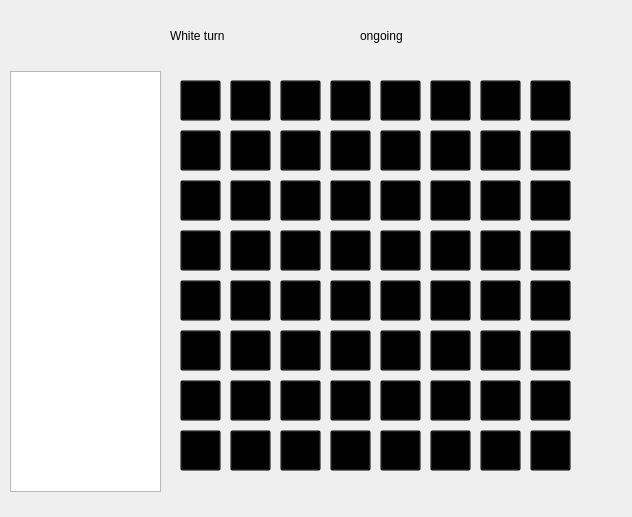
<?xml version="1.0" encoding="UTF-8"?>
<ui version="4.0">
 <class>Board</class>
 <widget class="QWidget" name="Board">
  <property name="geometry">
   <rect>
    <x>0</x>
    <y>0</y>
    <width>632</width>
    <height>517</height>
   </rect>
  </property>
  <property name="windowTitle">
   <string>Form</string>
  </property>
  <widget class="QLabel" name="Background">
   <property name="geometry">
    <rect>
     <x>-10</x>
     <y>0</y>
     <width>641</width>
     <height>541</height>
    </rect>
   </property>
   <property name="text">
    <string/>
   </property>
  </widget>
  <widget class="QLabel" name="board">
   <property name="geometry">
    <rect>
     <x>160</x>
     <y>69</y>
     <width>421</width>
     <height>421</height>
    </rect>
   </property>
   <property name="text">
    <string/>
   </property>
  </widget>
  <widget class="QTextBrowser" name="textBrowser">
   <property name="geometry">
    <rect>
     <x>10</x>
     <y>71</y>
     <width>151</width>
     <height>421</height>
    </rect>
   </property>
  </widget>
  <widget class="QLabel" name="label2">
   <property name="geometry">
    <rect>
     <x>360</x>
     <y>20</y>
     <width>151</width>
     <height>31</height>
    </rect>
   </property>
   <property name="text">
    <string>ongoing</string>
   </property>
  </widget>
  <widget class="QLabel" name="label">
   <property name="geometry">
    <rect>
     <x>170</x>
     <y>20</y>
     <width>151</width>
     <height>31</height>
    </rect>
   </property>
   <property name="text">
    <string>White turn</string>
   </property>
  </widget>
  <widget class="QPushButton" name="H8">
   <property name="geometry">
    <rect>
     <x>530</x>
     <y>80</y>
     <width>41</width>
     <height>41</height>
    </rect>
   </property>
   <property name="styleSheet">
    <string notr="true">background: transparent;</string>
   </property>
   <property name="text">
    <string/>
   </property>
  </widget>
  <widget class="QPushButton" name="G8">
   <property name="geometry">
    <rect>
     <x>480</x>
     <y>80</y>
     <width>41</width>
     <height>41</height>
    </rect>
   </property>
   <property name="styleSheet">
    <string notr="true">background: transparent;</string>
   </property>
   <property name="text">
    <string/>
   </property>
  </widget>
  <widget class="QPushButton" name="A6">
   <property name="geometry">
    <rect>
     <x>180</x>
     <y>180</y>
     <width>41</width>
     <height>41</height>
    </rect>
   </property>
   <property name="styleSheet">
    <string notr="true">background: transparent;</string>
   </property>
   <property name="text">
    <string/>
   </property>
  </widget>
  <widget class="QPushButton" name="F4">
   <property name="geometry">
    <rect>
     <x>430</x>
     <y>280</y>
     <width>41</width>
     <height>41</height>
    </rect>
   </property>
   <property name="styleSheet">
    <string notr="true">background: transparent;</string>
   </property>
   <property name="text">
    <string/>
   </property>
  </widget>
  <widget class="QPushButton" name="B6">
   <property name="geometry">
    <rect>
     <x>230</x>
     <y>180</y>
     <width>41</width>
     <height>41</height>
    </rect>
   </property>
   <property name="styleSheet">
    <string notr="true">background: transparent;</string>
   </property>
   <property name="text">
    <string/>
   </property>
  </widget>
  <widget class="QPushButton" name="A7">
   <property name="geometry">
    <rect>
     <x>180</x>
     <y>130</y>
     <width>41</width>
     <height>41</height>
    </rect>
   </property>
   <property name="styleSheet">
    <string notr="true">background: transparent;</string>
   </property>
   <property name="text">
    <string/>
   </property>
  </widget>
  <widget class="QPushButton" name="C5">
   <property name="geometry">
    <rect>
     <x>280</x>
     <y>230</y>
     <width>41</width>
     <height>41</height>
    </rect>
   </property>
   <property name="styleSheet">
    <string notr="true">background: transparent;</string>
   </property>
   <property name="text">
    <string/>
   </property>
  </widget>
  <widget class="QPushButton" name="G2">
   <property name="geometry">
    <rect>
     <x>480</x>
     <y>380</y>
     <width>41</width>
     <height>41</height>
    </rect>
   </property>
   <property name="styleSheet">
    <string notr="true">background: transparent;</string>
   </property>
   <property name="text">
    <string/>
   </property>
  </widget>
  <widget class="QPushButton" name="H1">
   <property name="geometry">
    <rect>
     <x>530</x>
     <y>430</y>
     <width>41</width>
     <height>41</height>
    </rect>
   </property>
   <property name="styleSheet">
    <string notr="true">background: transparent;</string>
   </property>
   <property name="text">
    <string/>
   </property>
  </widget>
  <widget class="QPushButton" name="H7">
   <property name="geometry">
    <rect>
     <x>530</x>
     <y>130</y>
     <width>41</width>
     <height>41</height>
    </rect>
   </property>
   <property name="styleSheet">
    <string notr="true">background: transparent;</string>
   </property>
   <property name="text">
    <string/>
   </property>
  </widget>
  <widget class="QPushButton" name="D8">
   <property name="geometry">
    <rect>
     <x>330</x>
     <y>80</y>
     <width>41</width>
     <height>41</height>
    </rect>
   </property>
   <property name="styleSheet">
    <string notr="true">background: transparent;</string>
   </property>
   <property name="text">
    <string/>
   </property>
  </widget>
  <widget class="QPushButton" name="G1">
   <property name="geometry">
    <rect>
     <x>480</x>
     <y>430</y>
     <width>41</width>
     <height>41</height>
    </rect>
   </property>
   <property name="styleSheet">
    <string notr="true">background: transparent;</string>
   </property>
   <property name="text">
    <string/>
   </property>
  </widget>
  <widget class="QPushButton" name="A8">
   <property name="geometry">
    <rect>
     <x>180</x>
     <y>80</y>
     <width>41</width>
     <height>41</height>
    </rect>
   </property>
   <property name="styleSheet">
    <string notr="true">background: transparent;</string>
   </property>
   <property name="text">
    <string/>
   </property>
  </widget>
  <widget class="QPushButton" name="C7">
   <property name="geometry">
    <rect>
     <x>280</x>
     <y>130</y>
     <width>41</width>
     <height>41</height>
    </rect>
   </property>
   <property name="styleSheet">
    <string notr="true">background: transparent;</string>
   </property>
   <property name="text">
    <string/>
   </property>
  </widget>
  <widget class="QPushButton" name="E2">
   <property name="geometry">
    <rect>
     <x>380</x>
     <y>380</y>
     <width>41</width>
     <height>41</height>
    </rect>
   </property>
   <property name="styleSheet">
    <string notr="true">background: transparent;</string>
   </property>
   <property name="text">
    <string/>
   </property>
  </widget>
  <widget class="QPushButton" name="F8">
   <property name="geometry">
    <rect>
     <x>430</x>
     <y>80</y>
     <width>41</width>
     <height>41</height>
    </rect>
   </property>
   <property name="styleSheet">
    <string notr="true">background: transparent;</string>
   </property>
   <property name="text">
    <string/>
   </property>
  </widget>
  <widget class="QPushButton" name="A3">
   <property name="geometry">
    <rect>
     <x>180</x>
     <y>330</y>
     <width>41</width>
     <height>41</height>
    </rect>
   </property>
   <property name="styleSheet">
    <string notr="true">background: transparent;</string>
   </property>
   <property name="text">
    <string/>
   </property>
  </widget>
  <widget class="QPushButton" name="C2">
   <property name="geometry">
    <rect>
     <x>280</x>
     <y>380</y>
     <width>41</width>
     <height>41</height>
    </rect>
   </property>
   <property name="styleSheet">
    <string notr="true">background: transparent;</string>
   </property>
   <property name="text">
    <string/>
   </property>
  </widget>
  <widget class="QPushButton" name="F1">
   <property name="geometry">
    <rect>
     <x>430</x>
     <y>430</y>
     <width>41</width>
     <height>41</height>
    </rect>
   </property>
   <property name="styleSheet">
    <string notr="true">background: transparent;</string>
   </property>
   <property name="text">
    <string/>
   </property>
  </widget>
  <widget class="QPushButton" name="G6">
   <property name="geometry">
    <rect>
     <x>480</x>
     <y>180</y>
     <width>41</width>
     <height>41</height>
    </rect>
   </property>
   <property name="styleSheet">
    <string notr="true">background: transparent;</string>
   </property>
   <property name="text">
    <string/>
   </property>
  </widget>
  <widget class="QPushButton" name="B1">
   <property name="geometry">
    <rect>
     <x>230</x>
     <y>430</y>
     <width>41</width>
     <height>41</height>
    </rect>
   </property>
   <property name="styleSheet">
    <string notr="true">background: transparent;</string>
   </property>
   <property name="text">
    <string/>
   </property>
  </widget>
  <widget class="QPushButton" name="B2">
   <property name="geometry">
    <rect>
     <x>230</x>
     <y>380</y>
     <width>41</width>
     <height>41</height>
    </rect>
   </property>
   <property name="styleSheet">
    <string notr="true">background: transparent;</string>
   </property>
   <property name="text">
    <string/>
   </property>
  </widget>
  <widget class="QPushButton" name="B8">
   <property name="geometry">
    <rect>
     <x>230</x>
     <y>80</y>
     <width>41</width>
     <height>41</height>
    </rect>
   </property>
   <property name="styleSheet">
    <string notr="true">background: transparent;</string>
   </property>
   <property name="text">
    <string/>
   </property>
  </widget>
  <widget class="QPushButton" name="C8">
   <property name="geometry">
    <rect>
     <x>280</x>
     <y>80</y>
     <width>41</width>
     <height>41</height>
    </rect>
   </property>
   <property name="styleSheet">
    <string notr="true">background: transparent;</string>
   </property>
   <property name="text">
    <string/>
   </property>
  </widget>
  <widget class="QPushButton" name="D4">
   <property name="geometry">
    <rect>
     <x>330</x>
     <y>280</y>
     <width>41</width>
     <height>41</height>
    </rect>
   </property>
   <property name="styleSheet">
    <string notr="true">background: transparent;</string>
   </property>
   <property name="text">
    <string/>
   </property>
  </widget>
  <widget class="QPushButton" name="E8">
   <property name="geometry">
    <rect>
     <x>380</x>
     <y>80</y>
     <width>41</width>
     <height>41</height>
    </rect>
   </property>
   <property name="styleSheet">
    <string notr="true">background: transparent;</string>
   </property>
   <property name="text">
    <string/>
   </property>
  </widget>
  <widget class="QPushButton" name="A1">
   <property name="geometry">
    <rect>
     <x>180</x>
     <y>430</y>
     <width>41</width>
     <height>41</height>
    </rect>
   </property>
   <property name="styleSheet">
    <string notr="true">background: transparent;</string>
   </property>
   <property name="text">
    <string/>
   </property>
  </widget>
  <widget class="QPushButton" name="A2">
   <property name="geometry">
    <rect>
     <x>180</x>
     <y>380</y>
     <width>41</width>
     <height>41</height>
    </rect>
   </property>
   <property name="styleSheet">
    <string notr="true">background: transparent;</string>
   </property>
   <property name="text">
    <string/>
   </property>
  </widget>
  <widget class="QPushButton" name="H3">
   <property name="geometry">
    <rect>
     <x>530</x>
     <y>330</y>
     <width>41</width>
     <height>41</height>
    </rect>
   </property>
   <property name="styleSheet">
    <string notr="true">background: transparent;</string>
   </property>
   <property name="text">
    <string/>
   </property>
  </widget>
  <widget class="QPushButton" name="B3">
   <property name="geometry">
    <rect>
     <x>230</x>
     <y>330</y>
     <width>41</width>
     <height>41</height>
    </rect>
   </property>
   <property name="styleSheet">
    <string notr="true">background: transparent;</string>
   </property>
   <property name="text">
    <string/>
   </property>
  </widget>
  <widget class="QPushButton" name="B5">
   <property name="geometry">
    <rect>
     <x>230</x>
     <y>230</y>
     <width>41</width>
     <height>41</height>
    </rect>
   </property>
   <property name="styleSheet">
    <string notr="true">background: transparent;</string>
   </property>
   <property name="text">
    <string/>
   </property>
  </widget>
  <widget class="QPushButton" name="F6">
   <property name="geometry">
    <rect>
     <x>430</x>
     <y>180</y>
     <width>41</width>
     <height>41</height>
    </rect>
   </property>
   <property name="styleSheet">
    <string notr="true">background: transparent;</string>
   </property>
   <property name="text">
    <string/>
   </property>
  </widget>
  <widget class="QPushButton" name="C1">
   <property name="geometry">
    <rect>
     <x>280</x>
     <y>430</y>
     <width>41</width>
     <height>41</height>
    </rect>
   </property>
   <property name="styleSheet">
    <string notr="true">background: transparent;</string>
   </property>
   <property name="text">
    <string/>
   </property>
  </widget>
  <widget class="QPushButton" name="H6">
   <property name="geometry">
    <rect>
     <x>530</x>
     <y>180</y>
     <width>41</width>
     <height>41</height>
    </rect>
   </property>
   <property name="styleSheet">
    <string notr="true">background: transparent;</string>
   </property>
   <property name="text">
    <string/>
   </property>
  </widget>
  <widget class="QPushButton" name="F7">
   <property name="geometry">
    <rect>
     <x>430</x>
     <y>130</y>
     <width>41</width>
     <height>41</height>
    </rect>
   </property>
   <property name="styleSheet">
    <string notr="true">background: transparent;</string>
   </property>
   <property name="text">
    <string/>
   </property>
  </widget>
  <widget class="QPushButton" name="E4">
   <property name="geometry">
    <rect>
     <x>380</x>
     <y>280</y>
     <width>41</width>
     <height>41</height>
    </rect>
   </property>
   <property name="styleSheet">
    <string notr="true">background: transparent;</string>
   </property>
   <property name="text">
    <string/>
   </property>
  </widget>
  <widget class="QPushButton" name="B7">
   <property name="geometry">
    <rect>
     <x>230</x>
     <y>130</y>
     <width>41</width>
     <height>41</height>
    </rect>
   </property>
   <property name="styleSheet">
    <string notr="true">background: transparent;</string>
   </property>
   <property name="text">
    <string/>
   </property>
  </widget>
  <widget class="QPushButton" name="G4">
   <property name="geometry">
    <rect>
     <x>480</x>
     <y>280</y>
     <width>41</width>
     <height>41</height>
    </rect>
   </property>
   <property name="styleSheet">
    <string notr="true">background: transparent;</string>
   </property>
   <property name="text">
    <string/>
   </property>
  </widget>
  <widget class="QPushButton" name="E3">
   <property name="geometry">
    <rect>
     <x>380</x>
     <y>330</y>
     <width>41</width>
     <height>41</height>
    </rect>
   </property>
   <property name="styleSheet">
    <string notr="true">background: transparent;</string>
   </property>
   <property name="text">
    <string/>
   </property>
  </widget>
  <widget class="QPushButton" name="D5">
   <property name="geometry">
    <rect>
     <x>330</x>
     <y>230</y>
     <width>41</width>
     <height>41</height>
    </rect>
   </property>
   <property name="styleSheet">
    <string notr="true">background: transparent;</string>
   </property>
   <property name="text">
    <string/>
   </property>
  </widget>
  <widget class="QPushButton" name="D6">
   <property name="geometry">
    <rect>
     <x>330</x>
     <y>180</y>
     <width>41</width>
     <height>41</height>
    </rect>
   </property>
   <property name="styleSheet">
    <string notr="true">background: transparent;</string>
   </property>
   <property name="text">
    <string/>
   </property>
  </widget>
  <widget class="QPushButton" name="G7">
   <property name="geometry">
    <rect>
     <x>480</x>
     <y>130</y>
     <width>41</width>
     <height>41</height>
    </rect>
   </property>
   <property name="styleSheet">
    <string notr="true">background: transparent;</string>
   </property>
   <property name="text">
    <string/>
   </property>
  </widget>
  <widget class="QPushButton" name="D2">
   <property name="geometry">
    <rect>
     <x>330</x>
     <y>380</y>
     <width>41</width>
     <height>41</height>
    </rect>
   </property>
   <property name="styleSheet">
    <string notr="true">background: transparent;</string>
   </property>
   <property name="text">
    <string/>
   </property>
  </widget>
  <widget class="QPushButton" name="H4">
   <property name="geometry">
    <rect>
     <x>530</x>
     <y>280</y>
     <width>41</width>
     <height>41</height>
    </rect>
   </property>
   <property name="styleSheet">
    <string notr="true">background: transparent;</string>
   </property>
   <property name="text">
    <string/>
   </property>
  </widget>
  <widget class="QPushButton" name="C6">
   <property name="geometry">
    <rect>
     <x>280</x>
     <y>180</y>
     <width>41</width>
     <height>41</height>
    </rect>
   </property>
   <property name="styleSheet">
    <string notr="true">background: transparent;</string>
   </property>
   <property name="text">
    <string/>
   </property>
  </widget>
  <widget class="QPushButton" name="E6">
   <property name="geometry">
    <rect>
     <x>380</x>
     <y>180</y>
     <width>41</width>
     <height>41</height>
    </rect>
   </property>
   <property name="styleSheet">
    <string notr="true">background: transparent;</string>
   </property>
   <property name="text">
    <string/>
   </property>
  </widget>
  <widget class="QPushButton" name="F2">
   <property name="geometry">
    <rect>
     <x>430</x>
     <y>380</y>
     <width>41</width>
     <height>41</height>
    </rect>
   </property>
   <property name="styleSheet">
    <string notr="true">background: transparent;</string>
   </property>
   <property name="text">
    <string/>
   </property>
  </widget>
  <widget class="QPushButton" name="D7">
   <property name="geometry">
    <rect>
     <x>330</x>
     <y>130</y>
     <width>41</width>
     <height>41</height>
    </rect>
   </property>
   <property name="styleSheet">
    <string notr="true">background: transparent;</string>
   </property>
   <property name="text">
    <string/>
   </property>
  </widget>
  <widget class="QPushButton" name="F3">
   <property name="geometry">
    <rect>
     <x>430</x>
     <y>330</y>
     <width>41</width>
     <height>41</height>
    </rect>
   </property>
   <property name="styleSheet">
    <string notr="true">background: transparent;</string>
   </property>
   <property name="text">
    <string/>
   </property>
  </widget>
  <widget class="QPushButton" name="D3">
   <property name="geometry">
    <rect>
     <x>330</x>
     <y>330</y>
     <width>41</width>
     <height>41</height>
    </rect>
   </property>
   <property name="styleSheet">
    <string notr="true">background: transparent;</string>
   </property>
   <property name="text">
    <string/>
   </property>
  </widget>
  <widget class="QPushButton" name="D1">
   <property name="geometry">
    <rect>
     <x>330</x>
     <y>430</y>
     <width>41</width>
     <height>41</height>
    </rect>
   </property>
   <property name="styleSheet">
    <string notr="true">background: transparent;</string>
   </property>
   <property name="text">
    <string/>
   </property>
  </widget>
  <widget class="QPushButton" name="E1">
   <property name="geometry">
    <rect>
     <x>380</x>
     <y>430</y>
     <width>41</width>
     <height>41</height>
    </rect>
   </property>
   <property name="styleSheet">
    <string notr="true">background: transparent;</string>
   </property>
   <property name="text">
    <string/>
   </property>
  </widget>
  <widget class="QPushButton" name="A5">
   <property name="geometry">
    <rect>
     <x>180</x>
     <y>230</y>
     <width>41</width>
     <height>41</height>
    </rect>
   </property>
   <property name="styleSheet">
    <string notr="true">background: transparent;</string>
   </property>
   <property name="text">
    <string/>
   </property>
  </widget>
  <widget class="QPushButton" name="H2">
   <property name="geometry">
    <rect>
     <x>530</x>
     <y>380</y>
     <width>41</width>
     <height>41</height>
    </rect>
   </property>
   <property name="styleSheet">
    <string notr="true">background: transparent;</string>
   </property>
   <property name="text">
    <string/>
   </property>
  </widget>
  <widget class="QPushButton" name="A4">
   <property name="geometry">
    <rect>
     <x>180</x>
     <y>280</y>
     <width>41</width>
     <height>41</height>
    </rect>
   </property>
   <property name="styleSheet">
    <string notr="true">background: transparent;</string>
   </property>
   <property name="text">
    <string/>
   </property>
  </widget>
  <widget class="QPushButton" name="G3">
   <property name="geometry">
    <rect>
     <x>480</x>
     <y>330</y>
     <width>41</width>
     <height>41</height>
    </rect>
   </property>
   <property name="styleSheet">
    <string notr="true">background: transparent;</string>
   </property>
   <property name="text">
    <string/>
   </property>
  </widget>
  <widget class="QPushButton" name="E7">
   <property name="geometry">
    <rect>
     <x>380</x>
     <y>130</y>
     <width>41</width>
     <height>41</height>
    </rect>
   </property>
   <property name="styleSheet">
    <string notr="true">background: transparent;</string>
   </property>
   <property name="text">
    <string/>
   </property>
  </widget>
  <widget class="QPushButton" name="E5">
   <property name="geometry">
    <rect>
     <x>380</x>
     <y>230</y>
     <width>41</width>
     <height>41</height>
    </rect>
   </property>
   <property name="styleSheet">
    <string notr="true">background: transparent;</string>
   </property>
   <property name="text">
    <string/>
   </property>
  </widget>
  <widget class="QPushButton" name="G5">
   <property name="geometry">
    <rect>
     <x>480</x>
     <y>230</y>
     <width>41</width>
     <height>41</height>
    </rect>
   </property>
   <property name="styleSheet">
    <string notr="true">background: transparent;</string>
   </property>
   <property name="text">
    <string/>
   </property>
  </widget>
  <widget class="QPushButton" name="C3">
   <property name="geometry">
    <rect>
     <x>280</x>
     <y>330</y>
     <width>41</width>
     <height>41</height>
    </rect>
   </property>
   <property name="styleSheet">
    <string notr="true">background: transparent;</string>
   </property>
   <property name="text">
    <string/>
   </property>
  </widget>
  <widget class="QPushButton" name="F5">
   <property name="geometry">
    <rect>
     <x>430</x>
     <y>230</y>
     <width>41</width>
     <height>41</height>
    </rect>
   </property>
   <property name="styleSheet">
    <string notr="true">background: transparent;</string>
   </property>
   <property name="text">
    <string/>
   </property>
  </widget>
  <widget class="QPushButton" name="C4">
   <property name="geometry">
    <rect>
     <x>280</x>
     <y>280</y>
     <width>41</width>
     <height>41</height>
    </rect>
   </property>
   <property name="styleSheet">
    <string notr="true">background: transparent;</string>
   </property>
   <property name="text">
    <string/>
   </property>
  </widget>
  <widget class="QPushButton" name="B4">
   <property name="geometry">
    <rect>
     <x>230</x>
     <y>280</y>
     <width>41</width>
     <height>41</height>
    </rect>
   </property>
   <property name="styleSheet">
    <string notr="true">background: transparent;</string>
   </property>
   <property name="text">
    <string/>
   </property>
  </widget>
  <widget class="QPushButton" name="H5">
   <property name="geometry">
    <rect>
     <x>530</x>
     <y>230</y>
     <width>41</width>
     <height>41</height>
    </rect>
   </property>
   <property name="styleSheet">
    <string notr="true">background: transparent;</string>
   </property>
   <property name="text">
    <string/>
   </property>
  </widget>
 </widget>
 <resources/>
 <connections/>
</ui>
